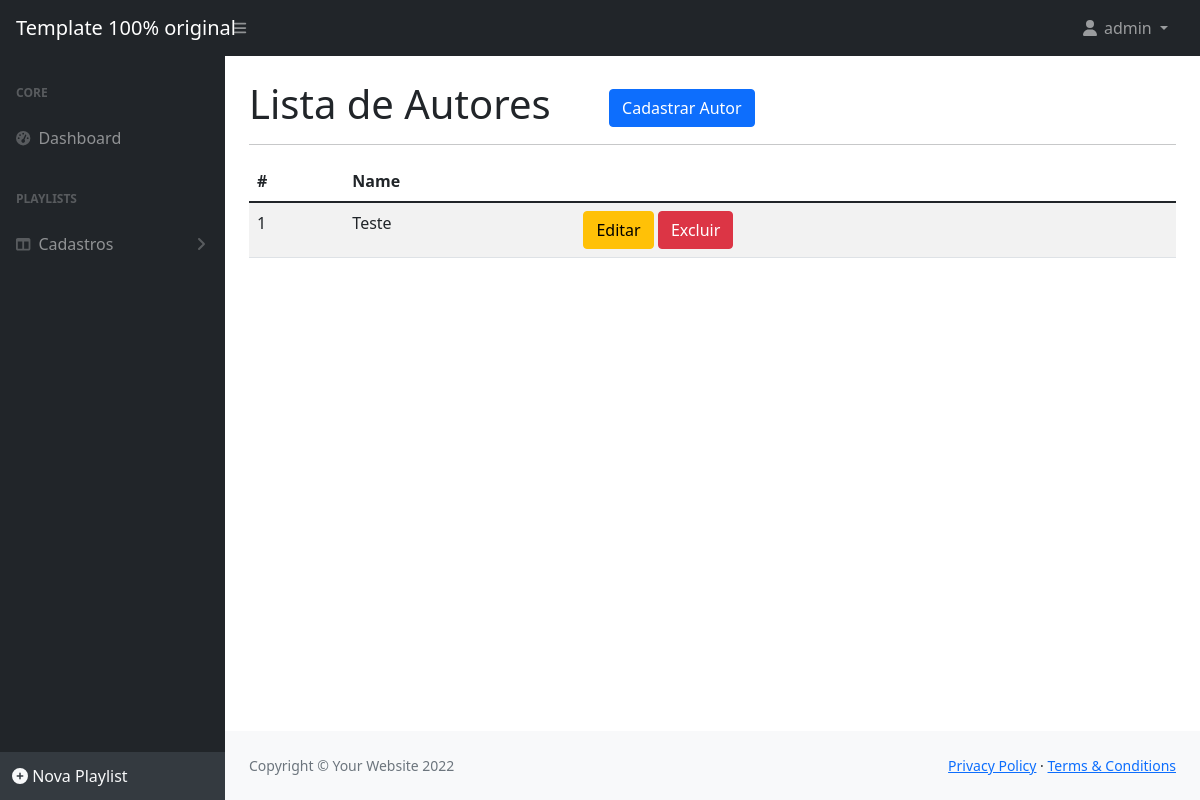
/listar/autor/ (signed in), run on an earlier commit of the app's database.
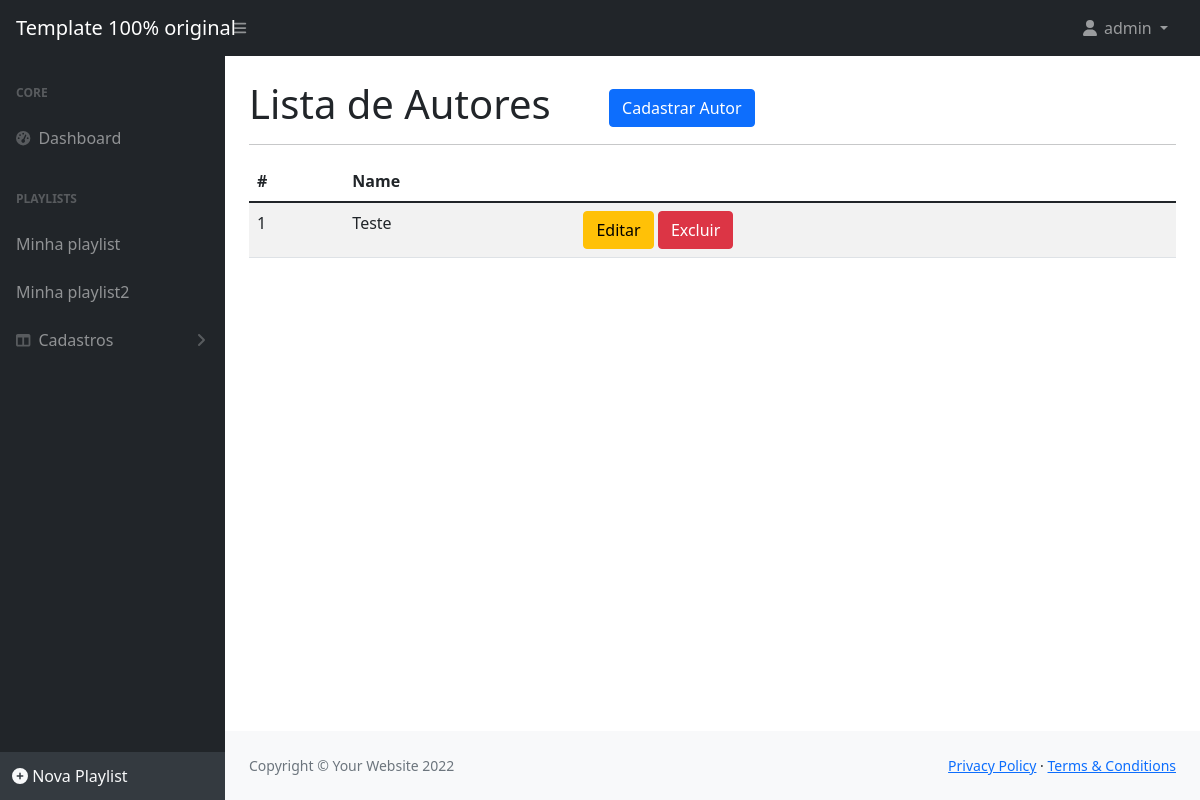
And on a later commit of the database.
### cadastros/models.py (models this page shows, shortened)
class Author(models.Model):
    name = models.CharField(
        max_length=255, help_text="Digite o nome do autor", verbose_name='Nome')
    description = models.CharField(
        max_length=255, help_text='Descrição do autor', verbose_name='Descrição:')
    created_at = models.DateTimeField(auto_now_add=True)
    updated_at = models.DateTimeField(auto_now=True)

class Playlist(models.Model):
    name = models.CharField(
        max_length=255, help_text="Digite o nome da playlist", default="Minha playlist", verbose_name='Nome:')
    description = models.CharField(
        max_length=255, help_text="Descrição da playlist", verbose_name='Descrição:')
    user = models.ForeignKey(User, on_delete=models.PROTECT)
    songs = models.ManyToManyField(Song, related_name="playlists")
    created_at = models.DateTimeField(auto_now_add=True)
    updated_at = models.DateTimeField(auto_now=True)

### cadastros/views.py (the view)
# urls.py: path('listar/autor/', AuthorList.as_view(),
class AuthorList(GroupRequiredMixin, PlaylistContext, ListView):
    model = Author
    group_required = u"Administrador"
    template_name = 'listas/author.html'

### cadastros/templatetags/meus_filtros.py (called while the page is built)
@register.filter(name='validate_user_group')
def validate_user_group(user, group_name):
    if (user.groups.filter(name=group_name)):
        return True
    else:
        return False

### cadastros/views.py (called while the page is built)
    def get_context_data(self, *args, **kwargs):
        context = super().get_context_data(*args, **kwargs)
        if self.request.user.is_authenticated:
            context['playlists'] = Playlist.objects.filter(user=self.request.user)
        else:
            context['playlists'] = None
        return context

### cadastros/templates/listas/author.html
{% extends 'cadastros/modelo.html' %}
{% load static %}
{% block conteudo %}
<h1 class="mt-4">
    Lista de Autores
    <a href="{% url 'cadastrar-autor' %}" class="btn btn-primary float-right ms-5">
        Cadastrar Autor
    </a>
</h1>
<hr>
<table class="table table-striped">
    <thead>
        <tr>
            <th>#</th>
            <th>Name</th>
        </tr>
    </thead>
    <tbody>
        {% for obj in object_list %}
        <tr>
            <td>{{ obj.pk }}</td>
            <td>{{ obj.name }}</td>
            <td>
                <a href="{% url 'editar-autor' obj.pk %}" class="btn btn-warning">
                    Editar</a>
                <a href="{% url 'excluir-autor' obj.pk %}" class="btn btn-danger">
                    Excluir</a>
            </td>
        </tr>
        {% empty %}
        <tr>
            <td colspan="100%">Nenhum registro encontado.</td>
        </tr>
        {% endfor %}
    </tbody>
</table>
{% endblock %}

### cadastros/templates/cadastros/modelo.html (shortened to what this page needs)
{% load static %}
{% load meus_filtros %}
<!DOCTYPE html>
<html lang="pt-br">
<head>
	<link href="https://cdn.jsdelivr.net/npm/simple-datatables@latest/dist/style.css" rel="stylesheet" />
	<link href="{% static 'css/styles.css' %}" rel="stylesheet" />
</head>
<body class="sb-nav-fixed">
	{% block menu %}
	<nav class="sb-topnav navbar navbar-expand navbar-dark bg-dark">
		<a class="navbar-brand ps-3" href="{% url 'index' %}">Template 100% original</a>
		<button class="btn btn-link btn-sm order-1 order-lg-0 me-4 me-lg-0" id="sidebarToggle" href="#!"><i
				class="fas fa-bars"></i></button>
		<ul class="navbar-nav ms-auto ms-md-0 me-3 me-lg-4">
			{% if request.user.is_authenticated %}
			<li class="nav-item dropdown">
				<a class="nav-link dropdown-toggle" id="navbarDropdown" href="#" role="button" data-bs-toggle="dropdown"
					aria-expanded="false">
					<i class="fas fa-user fa-fw"></i>
					{{ request.user }}
				</a>
			</li>
			{% else %}
			<li class="nav-item">
				<a class="btn btn-success" href="{% url 'login' %}">Entrar</a>
			</li>
			{% endif %}
		</ul>
	</nav>
	{% endblock %}
	<div id="layoutSidenav">
		{% block menu-lateral %}
		<div id="layoutSidenav_nav">
			<nav class="sb-sidenav accordion sb-sidenav-dark" id="sidenavAccordion">
				<div class="sb-sidenav-menu">
					<div class="nav">
						<div class="sb-sidenav-menu-heading">Core</div>
						<a class="nav-link" href="{% url 'index' %}">
							<div class="sb-nav-link-icon"><i class="fas fa-tachometer-alt"></i></div>
							Dashboard
						</a>
						<div class="sb-sidenav-menu-heading">PLAYLISTS</div>
						{% for playlist in playlists %}
							<a class="nav-link" href="{% url 'listar-playlist' playlist.pk %}">{{playlist.name}}</a>
						{% endfor %}
						{% if request.user|validate_user_group:"Administrador" %}
							<a class="nav-link collapsed" href="#" data-bs-toggle="collapse" data-bs-target="#collapseLayouts"
								aria-expanded="false" aria-controls="collapseLayouts">
								<div class="sb-nav-link-icon"><i class="fas fa-columns"></i></div>
								Cadastros
								<div class="sb-sidenav-collapse-arrow"><i class="fas fa-angle-down"></i></div>
							</a>
						{% endif %}
					</div>
				</div>
				<div class="sb-sidenav-footer">
					<a class="text-light" style="text-decoration: none;" href="{% url 'cadastrar-playlist' %}">
						<i class="fas fa-circle-plus"></i>
						<span style="cursor: pointer"> Nova Playlist </span>
					</a>
				</div>
			</nav>
		</div>
		{% endblock %}
		<div id="layoutSidenav_content">
			<main>
				<div class="container-fluid px-4">
					{% block conteudo %}
					{% endblock %}
			</main>
			<footer class="py-4 bg-light mt-auto">
				<div class="container-fluid px-4">
					<div class="d-flex align-items-center justify-content-between small">
						{% block rodape %}
						<div class="text-muted">Copyright &copy; Your Website 2022</div>
						<div>
							<a href="#">Privacy Policy</a>
							&middot;
							<a href="#">Terms &amp; Conditions</a>
						</div>
						{% endblock %}
					</div>
				</div>
			</footer>
		</div>
	</div>
</body>
</html>

What changed in the data, as far as the page shows it:
added Playlist: name "Minha playlist"
added Playlist: name "Minha playlist2"
